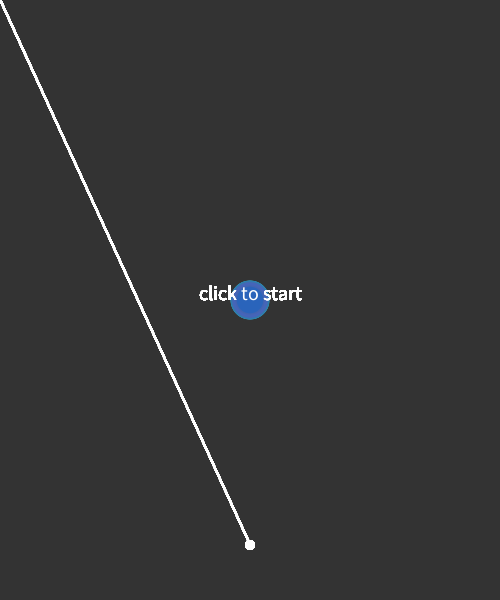
Frame 1 (no input)
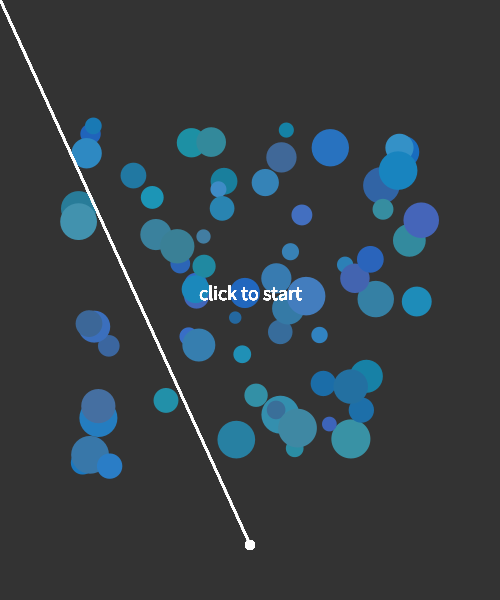
Frame 60 (the mouse pressed at the canvas centre just before this capture)
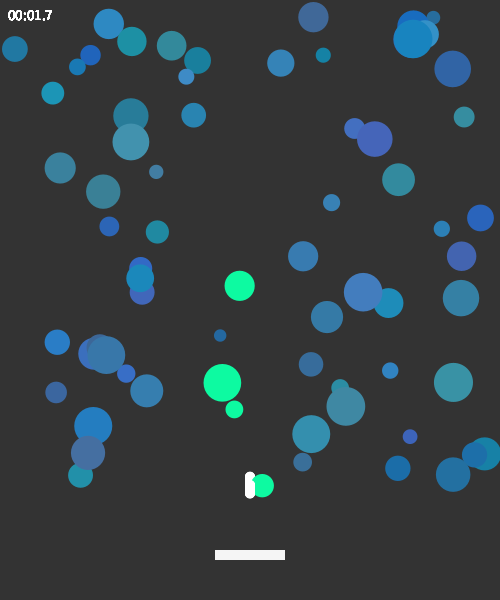
Frame 120 (the mouse held since frame 60 and released just before this capture)

The Processing sketch that drew these frames (run headless with seeded random() and noise(); from frame 60 on, the mouse is pressed at the canvas centre):

// Processing sketch: BOOTCAMP_PROJECT
// ── BOOTCAMP_PROJECT.pde
PVector position;
PVector velocity;
PVector platform;
float radius;
boolean inPlay;
bouncingBall[] bouncingBalls;
color infectedColour;
int infected;
Timer timer;

void setup() {
  size(500, 600);
  radius = 5;
  timer = new Timer();  
  
  infected = 0;
  infectedColour = color(#0DFAA1);
  bouncingBalls = new bouncingBall[70];
  for (int i=0; i<bouncingBalls.length; i = i+1) {
    bouncingBalls[i] = new bouncingBall();
    bouncingBalls[i].Bcolour = color(random(20, 70), random(100, 150), random(150, 200));
    bouncingBalls[i].Bradius = random(6, 20);
  }

  position = new PVector (width/2, height/2+245);
  velocity = new PVector (0, 0);

  inPlay = false;
}
void mousePressed()
{
  if (inPlay) {
  } else {
    velocity.x = (mouseX - position.x) / 1000;
    velocity.y = (mouseY - position.y) / 1000;
    inPlay = true;
    timer.startTimer = true;
  }
}


void draw() {
  background(#333333);
  stroke(#FA0808);
  strokeWeight(2);
  platform = new PVector (mouseX-35, height-50);

  for (bouncingBall ball : bouncingBalls) {
    ball.displayBouncingBalls();
    ball.moveBouncingBalls();

    if (dist(position.x, position.y, ball.Bposition.x, ball.Bposition.y) < radius + ball.Bradius) {
      if (ball.Bcolour != infectedColour) {
        ball.Bcolour = infectedColour;
        infected++;
      }
    }

    if (inPlay) {
      timer.displayTimer();
      moveBall();

      displayC();
      displayR();

      gameOver();

      collisionWP();
    } else {
      displayC();

      stroke(255);
      line(position.x, position.y, mouseX, mouseY);
      textSize(20);
      fill(#FFFFFF);
      textAlign(CENTER);
      text("click to start", width/2, height/2);
      
    }
    if (infected == 70) {
      noLoop();
      fill(#A7A7A7);
      noStroke();
      rect(width/2-100, height/2-30, 200, 100);
      stroke(1);
      textSize(30);
      fill(#FFFFFF);
      textAlign(CENTER);
      text("YOU WON!", width/2, height/2);
      inPlay = false;
      restart();
    }
  }
}

void restart() {
  textSize(20);
  text("Press 'R' to restart", width/2, height/2+30);
  text("Press 'E' to exit", width/2, height/2+60);
}

void keyPressed() {
  if (key == 'r' || key == 'R') {
    setup();
    draw();
    loop();
  } else if (key == 'e' || key == 'E') {
    exit();
  }
}

// ── collision_walls_and_platform.pde
void collisionWP() {
  if (position.x-radius <= 0 || position.x+radius >= width) {
    velocity.x = velocity.x*-1;
  } else if (position.y-radius <= 0) {
    velocity.y = velocity.y*-1;
  } else if (position.y-radius >= platform.y-5) {
    if (position.x-radius >= platform.x-35) {
      if (position.x+radius <= platform.x+70) {
        velocity.y = velocity.y*-1;
      }
    }
  }
}
void gameOver() {
  if (position.y+radius >= height-35) {
    noLoop();
    fill(#A7A7A7);
    noStroke();
    rect(width/2-100, height/2-30, 200, 100);
    stroke(1);
    textSize(30);
    fill(#FFFFFF);
    textAlign(CENTER);
    text("GAME OVER!", width/2, height/2);
    restart();
  }
}

void moveBall() {
  position.x = position.x + velocity.x;
  position.y = position.y + velocity.y;
}

// ── display_circle_rectangle_and_balls.pde
class bouncingBall
{
  color Bcolour;
  float Bradius;
  PVector Bposition;
  PVector Bvelocity;

  bouncingBall()
  {
    Bposition = new PVector(width/2, height/2);
    Bvelocity = new PVector(random(-3, 3), random(-3, 3));
  }

  void displayBouncingBalls()
  {
    noStroke();
    fill(Bcolour);
    circle(Bposition.x, Bposition.y, Bradius*2);
  }
  void moveBouncingBalls() {
    Bposition.x = Bposition.x + Bvelocity.x;
    Bposition.y = Bposition.y + Bvelocity.y;

    if (Bposition.x-Bradius <= 0 || Bposition.x+Bradius >= width) {
      Bvelocity.x = Bvelocity.x*-1;
    }
    if (Bposition.y-Bradius <= 0 || Bposition.y+Bradius >= height-100) {
      Bvelocity.y = Bvelocity.y*-1;
    }
  }
}


void displayC() {
  noStroke();
  fill(#FFFFFF);
  circle(position.x, position.y, radius*2);
}
void displayR() {
  fill(#f5f5f5);
  rect(platform.x, platform.y, 70, 10);
}

// ── timer.pde
class Timer {
  boolean startTimer;
  int millisecs;
  int secs;
  int min;

  Timer() {
    startTimer = false;
  }

  void displayTimer() {
    if (startTimer) {
      if (int(millis()/100)  % 10 != millisecs) {
        millisecs++;
      }
      if (millisecs >= 10) {
        millisecs -= 10;
        secs++;
      }
      if (secs >= 60) {
        secs -= 60;
        min++;
      }
    }

    textAlign(CENTER);
    fill(255);
    textSize(15);
    strokeWeight(4);
    text(nf(min, 2) + ":" + nf(secs, 2) + "." + nf(millisecs, 1), 30, 20);
  }
}
